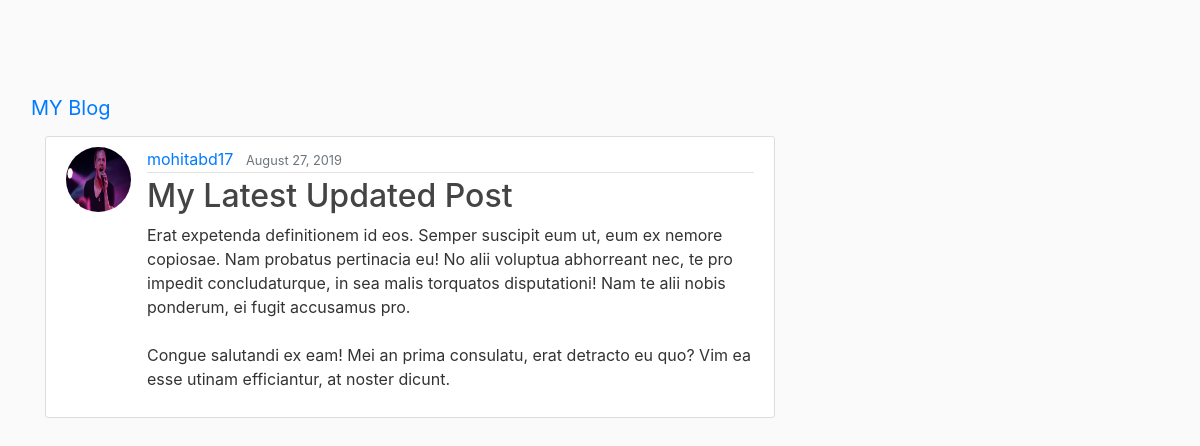
Screenshot of /post/37/ with the database file from the repository.
### blog/models.py (models this page shows, shortened)
class Post(models.Model):
    title=models.CharField(max_length=100)
    content=models.TextField()
    date=models.DateTimeField(default=timezone.now)
    author=models.ForeignKey(User,on_delete=models.CASCADE)

### users/models.py (models this page shows, shortened)
class profile(models.Model):
    user=models.OneToOneField(User,on_delete=models.CASCADE)
    image=models.ImageField(default='default.jpg',upload_to='profile_pics')

### blog/views.py (the view)
# urls.py: path('post/<int:pk>/', PostDetailView.as_view(),name='post-detail'),
class PostDetailView(DetailView):
    model=Post
    template_name='blog/post_detail.html'

### blog/templates/blog/post_detail.html (shortened to what this page needs)
{% extends "blog/basic.html" %}
{% block content %}
        <article class="media content-section">
          <img class="rounded-circle article-img" src="{{object.author.profile.image.url}}">
          <div class="media-body">
            <div class="article-metadata">
              <a class="mr-2" href="#">{{ object.author }}</a>
              <small class="text-muted">{{ object.date|date:"F d, Y"}}</small>
            </div>
            <h2 class="article-title">{{ object.title }}</h2>
            <p class="article-content">{{ object.content }}</p>
          </div>
        </article>
{% endblock content %}

### blog/templates/blog/basic.html (shortened to what this page needs)
{% load static %}
<!DOCTYPE html>
<html>
<head>
    <link rel="stylesheet" href="https://maxcdn.bootstrapcdn.com/bootstrap/4.0.0/css/bootstrap.min.css">
    <link rel="stylesheet" type="text/css" href="{% static 'blog/main.css' %}">
</head>
<body>
    <header class="site-header">
    <nav class="navbar navbar-inverse">
        <div class="container-fluid">
          <div class="navbar-header">
            <a class="navbar-brand mr-4" href="{% url 'blog-home' %}">MY Blog</a >
          </div>
          <button class="navbar-toggler" type="button" data-toggle="collapse" data-target="#navbarToggle" aria-controls="navbarToggle" aria-expanded="false" aria-label="Toggle navigation">
              <span class="navbar-toggler-icon"></span>
              </button>
        </div>
      </nav>
    <main role="main" class="container">
      <div class="row">
        <div class="col-md-8">
          {% block content %}{% endblock %}
        </div>
      </div>
    </main>
</body>
</html>

### static/blog/main.css (style rules this page uses)
body { background: #fafafa; color: #333333; margin-top: 5rem; }
h1, h2, h3, h4, h5, h6 { color: #444444; }
.content-section { background: #ffffff; padding: 10px 20px; border: 1px solid #dddddd; border-radius: 3px; margin-bottom: 20px; }
.article-title { color: #444444; }
.article-content { white-space: pre-line; }
.article-img { height: 65px; width: 65px; margin-right: 16px; }
.article-metadata { padding-bottom: 1px; margin-bottom: 4px; border-bottom: 1px solid #e3e3e3 }

### rows the page displays
Post: author.profile.image (picture), author "mohitabd17", date "August 27, 2019", title "My Latest Updated Post", content "Erat expetenda definitionem id eos. Semper suscipit eum ut, eum ex nemore copiosae. Nam probatus pertinacia eu! No alii voluptua abhorreant nec, te pro impedit concludaturque, in sea malis torquatos disputationi! Nam te alii nobis ponderum, ei fugit accusamus pro. Congue salutandi ex eam! Mei an prima consulatu, erat detracto eu quo? Vim ea esse utinam efficiantur, at noster dicunt."
